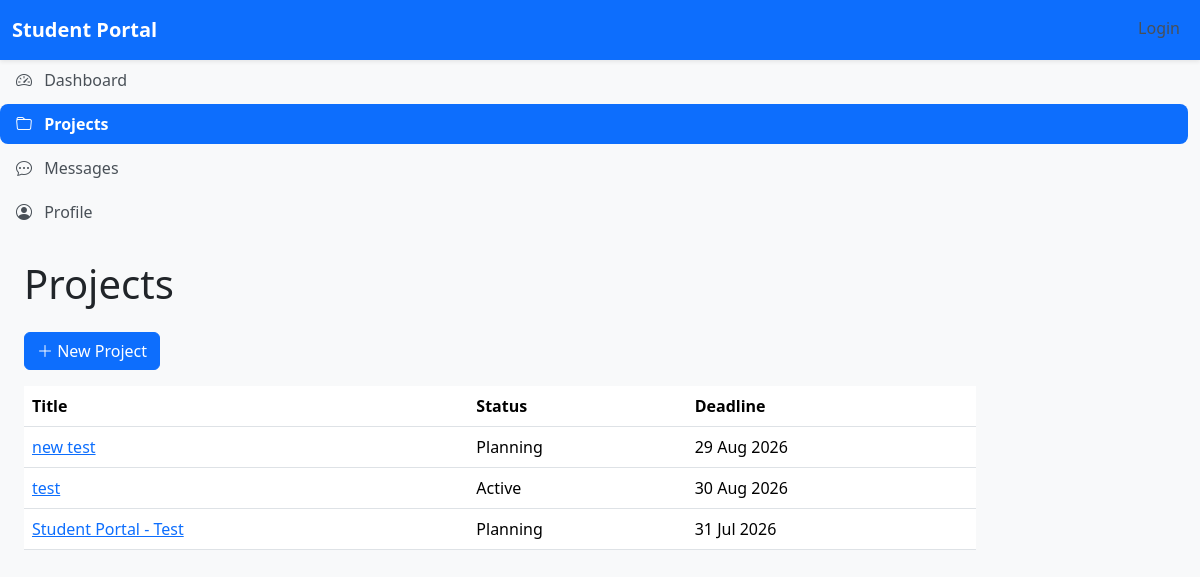
The app's page /projects/, older data.
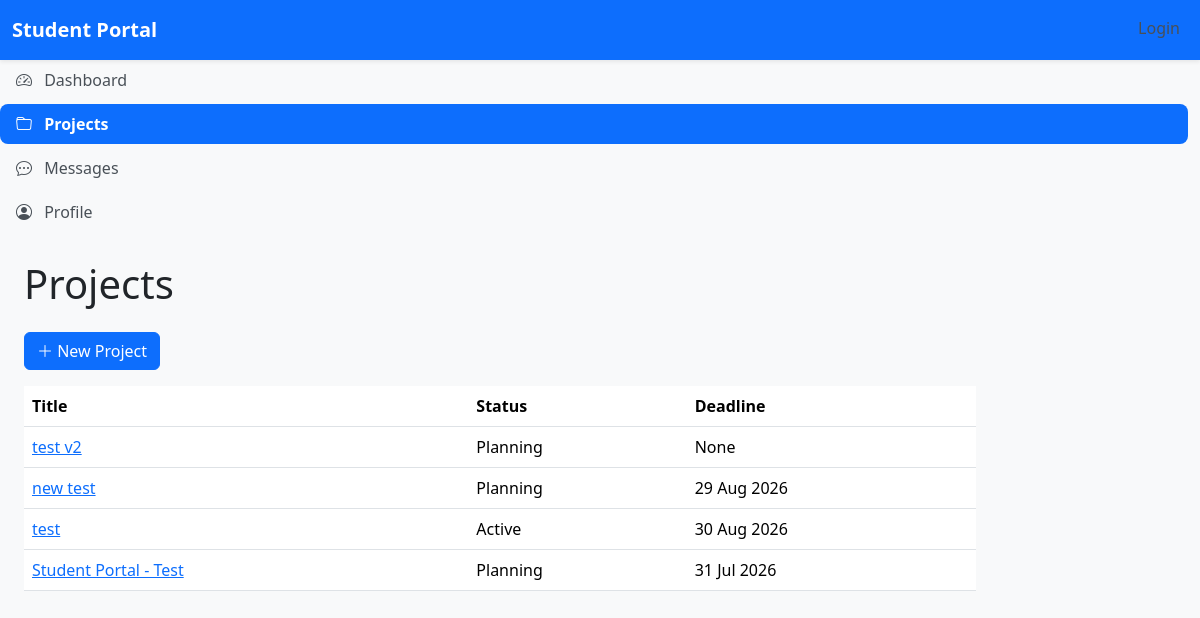
The same page, newer data.
### projects/models.py (models this page shows, shortened)
class Project(models.Model):
    class Status(models.TextChoices):
        PLANNING = 'PL', "Planning"
        ACTIVE = "AC", "Active"
        COMPLETED = "CO", "Completed"
    title = models.CharField(max_length=200)
    description = models.TextField(
        blank=True
    )
    owner = models.ForeignKey(
        settings.AUTH_USER_MODEL,
        on_delete=models.CASCADE,
        related_name="owned_projects",
    )
    status = models.CharField(
        max_length=2,
        choices=Status.choices,
        default=Status.PLANNING,
    )
    deadline = models.DateField(
        null=True,
        blank=True,
    )
    created_at = models.DateTimeField(
        auto_now_add=True,
    )
    class Meta:
        ordering = ["-created_at"]

### projects/views.py (the view)
# urls.py: path("", views.project_list, name="list"),
def project_list(request):
    projects = Project.objects.all().order_by("-created_at")
    return render(
        request,
        "projects/project_list.html",
        {
            "projects": projects,
        },
    )

### projects/templates/projects/project_list.html (shortened to what this page needs)
{% extends "base.html" %}
{% block content %}
<h1 class="mb-4">
    Projects
</h1>
<div class="mb-3">
    <a href="{% url 'projects:create' %}"
       class="btn btn-primary">
        <i class="bi bi-plus-lg"></i>
        New Project
    </a>
</div>
{% if projects %}
<table class="table table-hover">
    <thead>
        <tr>
            <th>Title</th>
            <th>Status</th>
            <th>Deadline</th>
        </tr>
    </thead>
    <tbody>
        {% for project in projects %}
        <tr>
            <td>
                <a href="{% url 'projects:detail' project.pk %}">
                    {{ project.title }}
                </a>
            </td>
            <td>{{ project.get_status_display }}</td>
            <td>{{ project.deadline }}</td>
        </tr>
        {% endfor %}
    </tbody>
</table>
{% else %}
<div class="alert alert-info">
    No Projects yet.
</div>
{% endif %}
{% endblock %}

Row changes from the older to the newer data that the page shows:
added Project: title "test v2", status "Planning", deadline "None"
